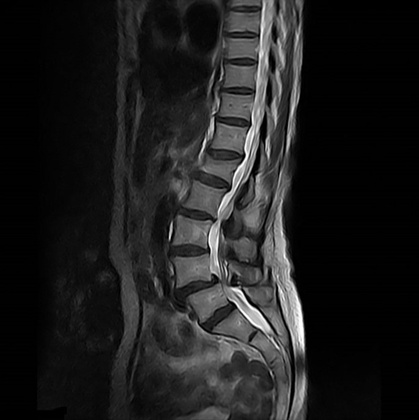
%> input picture Automatic_Global_Thresholding/agt_o.jpg, 419 x 420 px, shrunk from 685 x 686 before the run
$ octave automatic_global_thresholding.m   (GNU Octave 9; MATLAB toolbox functions it lacks are replaced by stand-ins)
%> lines starting %> are read from the running program, lines starting %| are printed output that depends on the picture; in (x1, y1, x2, y2) boxes, pixels count from 0 and x2, y2 are one past the last pixel; in counts of white or black regions, pixels touching at a corner belong together; the program's own positions count from 1; long printed decimals are rounded
img = imread("agt_o.jpg");
%> img is the input picture: size 420x419x3 uint8; min 0, max 255, mean 30
figure();
imshow(img);
img=double(img);
%> img: size 420x419x3 double
[m, n] = size(img);
%> m = 420; n = 1257
epsilon = 0.1;
N1 = 0.0;
D1 = 0;
N2 = 0.0;
D2 = 0;
T = mean(img(:)); % Initial value of T
%> T = 29.98
for i=1:m
    for j=1:n
        if img(i,j) <= T
            D1 = D1+1;
            N1 = N1+img(i, j);
        else
            D2 = D2+1;
            N2 = N2+img(i, j);
        end
    end
end
%> after the loop, D1 = 354180; D2 = 173760; N1 = 2245143; N2 = 13582431
newT = ((N1/D1)+(N2/D2))/2;
%> newT = 42.25
fprintf("T:%f , newT:%f\n", T, newT);
%| T:29.980 , newT:42.253
while abs(newT-T) > epsilon
    T = newT;
    N1 = 0.0;
    D1 = 0;
    N2 = 0.0;
    D2 = 0;
    for i=1:m
        for j=1:n
            if img(i,j) <= T
                D1 = D1+1;
                N1 = N1+img(i, j);
            else
                D2 = D2+1;
                N2 = N2+img(i, j);
            end
        end
    end
    newT = ((N1/D1)+(N2/D2))/2;
    fprintf("T:%f , newT:%f\n", T, newT);
end
%> this loop made 7 passes
%> (T, newT) on passes 1 to 7: (42.25, 50.24), (50.24, 55.27), (55.27, 57.86), (57.86, 58.79), (58.79, 59.24), (59.24, 59.64), (59.64, 59.64)
%| T:42.253 , newT:50.243
%| T:50.243 , newT:55.269
%| T:55.269 , newT:57.859
%| T:57.859 , newT:58.794
%| T:58.794 , newT:59.239
%| T:59.239 , newT:59.639
%| T:59.639 , newT:59.639
result = img;
for i=1:m
    for j=1:n
        if img(i,j) <= newT
            result(i,j)=0;
        else
            result(i,j)=255;
        end
    end
end
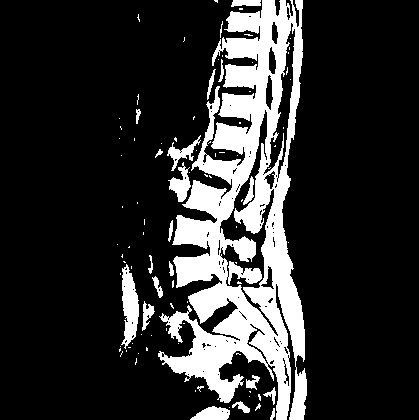
%> result: size 420x419x3 double; 18.3% white; 96 white regions (74 under 20 px), largest, box (x1, y1, x2, y2) and area: (158, 0, 307, 420) 28527, (121, 264, 139, 349) 940, (168, 162, 191, 202) 424
figure();
imshow(result);
